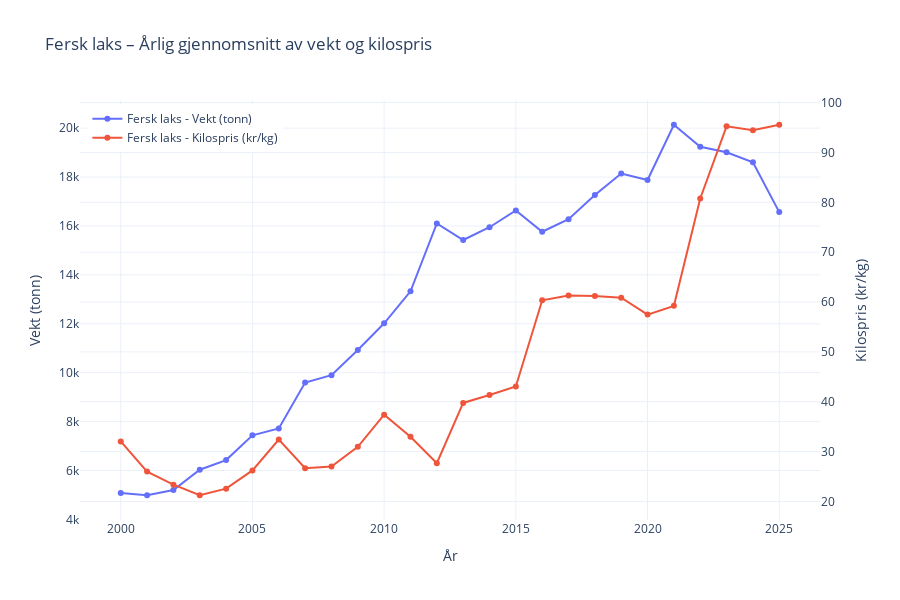

Write notebook code for a chart like this one.
### Code cell
import requests
import pandas as pd
from itertools import product
import plotly.graph_objects as go

# Hent data fra SSB API
api_url = "https://data.ssb.no/api/v0/no/table/03024/"
query = {
    "query": [],
    "response": {
        "format": "json-stat2"
    }
}
response = requests.post(api_url, json=query)

if response.status_code == 200:
    data = response.json()

    # Trekk ut dimensjoner og verdier
    dimension_names = list(data["dimension"].keys())
    values = data["value"]
    dimensions = [list(data["dimension"][dim]["category"]["label"].values()) for dim in dimension_names]
    all_combinations = list(product(*dimensions))

    df = pd.DataFrame(all_combinations, columns=dimension_names)
    df["Value"] = values

    # Pivotér
    df_pivot = df.pivot_table(
        index="Tid",
        columns=["VareGrupper2", "ContentsCode"],
        values="Value",
        aggfunc="sum"
    ).reset_index()

    # Gi forståelige kolonnenavn
    df_pivot.columns = ["Tid", "Fersk laks - Kilospris", "Fersk laks - Vekt (tonn)",
                        "Frosset laks - Kilospris", "Frosset laks - Vekt (tonn)"]

    # Hent ut år fra Tid (første 4 tegn)
    df_pivot["År"] = df_pivot["Tid"].str[:4].astype(int)

    # Aggregér data per år (gjennomsnitt)
    df_agg = df_pivot.groupby("År", as_index=False).mean(numeric_only=True)

    # Plotly-graf
    fig = go.Figure()

    fig.add_trace(go.Scatter(
        x=df_agg["År"],
        y=df_agg["Fersk laks - Vekt (tonn)"],
        name="Fersk laks - Vekt (tonn)",
        yaxis="y1",
        mode="lines+markers"
    ))

    fig.add_trace(go.Scatter(
        x=df_agg["År"],
        y=df_agg["Fersk laks - Kilospris"],
        name="Fersk laks - Kilospris (kr/kg)",
        yaxis="y2",
        mode="lines+markers"
    ))

    fig.update_layout(
        title="Fersk laks – Årlig gjennomsnitt av vekt og kilospris",
        xaxis=dict(title="År"),
        yaxis=dict(title="Vekt (tonn)", side="left"),
        yaxis2=dict(title="Kilospris (kr/kg)", overlaying="y", side="right"),
        legend=dict(x=0.01, y=0.99),
        hovermode="x unified",
        template="plotly_white",
        height=600
    )

    fig.show()

else:
    print(f"Feil ved henting av data: {response.status_code}")
    print(response.text)

### Figure 1 — Plotly figure (JSON) as saved in the notebook; plotly's stock layout.template omitted (floating-point values rounded to 4 significant figures)
{"data": [{"mode": "lines+markers", "name": "Fersk laks - Vekt (tonn)", "type": "scatter", "x": [2000, 2001, 2002, 2003, 2004, 2005, 2006, 2007, 2008, 2009, 2010, 2011, 2012, 2013, 2014, 2015, 2016, 2017, 2018, 2019, 2020, 2021, 2022, 2023, 2024, 2025], "y": [5086.0, 4989.0, 5204.0, 6033.0, 6427.0, 7441.0, 7722.0, 9595.0, 9900.0, 10930.0, 12020.0, 13330.0, 16110.0, 15430.0, 15950.0, 16630.0, 15760.0, 16280.0, 17270.0, 18140.0, 17880.0, 20140.0, 19240.0, 19010.0, 18600.0, 16570.0], "yaxis": "y"}, {"mode": "lines+markers", "name": "Fersk laks - Kilospris (kr/kg)", "type": "scatter", "x": [2000, 2001, 2002, 2003, 2004, 2005, 2006, 2007, 2008, 2009, 2010, 2011, 2012, 2013, 2014, 2015, 2016, 2017, 2018, 2019, 2020, 2021, 2022, 2023, 2024, 2025], "y": [32.04, 25.99, 23.36, 21.24, 22.57, 26.22, 32.41, 26.68, 27.02, 30.96, 37.41, 32.99, 27.67, 39.76, 41.35, 43.05, 60.34, 61.3, 61.22, 60.86, 57.48, 59.23, 80.76, 95.23, 94.44, 95.55], "yaxis": "y2"}], "layout": {"height": 600, "hovermode": "x unified", "legend": {"x": 0.01, "y": 0.99}, "title": {"text": "Fersk laks – Årlig gjennomsnitt av vekt og kilospris"}, "xaxis": {"title": {"text": "År"}}, "yaxis": {"side": "left", "title": {"text": "Vekt (tonn)"}}, "yaxis2": {"overlaying": "y", "side": "right", "title": {"text": "Kilospris (kr/kg)"}}}}
